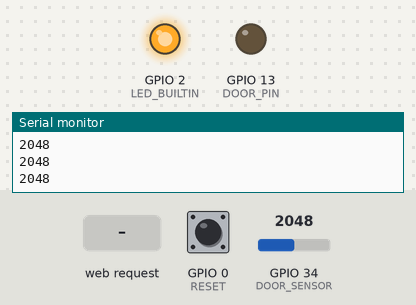
Bench run of a sketch on a simulated ESP32. Parts: output pins drawn as LEDs (lit = HIGH), the last lines printed to the serial monitor. The test bench sets the inputs (shaded band); at power-on: GPIO 0 (RESET) HIGH, GPIO 34 (DOOR_SENSOR) = 2048. WiFi joins after 1.5 s; servers stay silent unless stated; uploads are accepted with an empty reply.

Above: at 3.0 s.
3.1 s: HTTP request GET /close received
At 3.5 s:
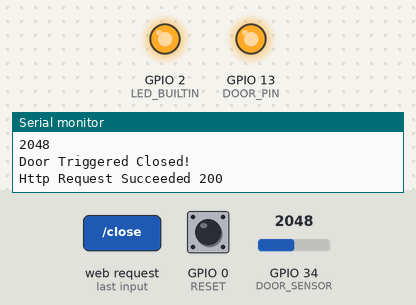
6.1 s: GPIO 0 (RESET) pulled LOW for 0.15 s
7.7 s: HTTP request GET /state received
9.2 s: GPIO 34 (DOOR_SENSOR) set to 107
10.7 s: GPIO 34 (DOOR_SENSOR) set to 95
At 11.8 s:
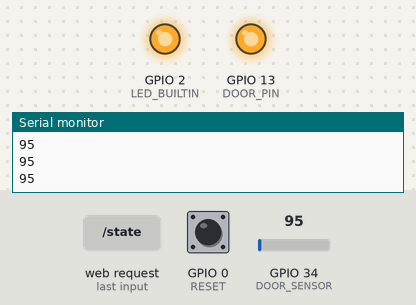
12.2 s: GPIO 34 (DOOR_SENSOR) set to 840
At 15.6 s:
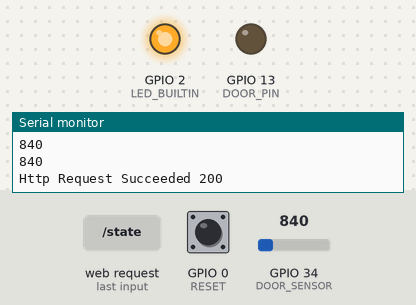
Timing chart, 0 to 16.2 s (numbered marks = the images above; inputs shaded):
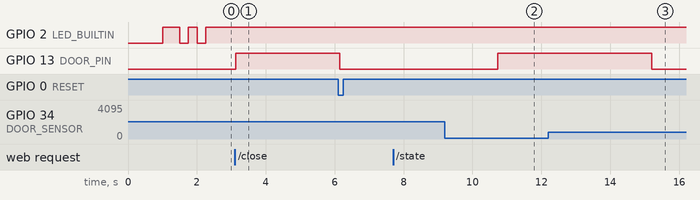

Measured:
- after the input at 3.1 s, GPIO 13 (DOOR_PIN): LOW → HIGH at once
- after the input at 10.7 s, GPIO 13 (DOOR_PIN): LOW → HIGH at once
- after the input at 12.2 s, GPIO 13 (DOOR_PIN): HIGH → LOW after 3.0 s

The sketch:

missiono2_esp32_doorlights.ino
```cpp
// Load Wi-Fi library
#include <Arduino.h>
#include <WiFi.h>
#include <ArduinoHttpClient.h>

#define LED 2

#define DOOR_SENSOR 34
#define DOOR_PIN 13
#define RESET 0

// Replace with your network credentials
const char* ssid = "Ozark Escape";
const char* password = "0zark3scap3";

// Set your Static IP address
// IMPORTANT: This must be unique or each arduino!
IPAddress local_IP(192, 168, 0, 90);

IPAddress gateway(192, 168, 0, 1); // may vary per router
IPAddress subnet(255, 255, 255, 0); // check cmd ipconfig to check
IPAddress primaryDNS(8, 8, 8, 8);    //optional
IPAddress secondaryDNS(8, 8, 4, 4);  //optional

char serverAddress[] = "192.168.0.11";  // hue bridge ip
int port = 80;
WiFiClient wifi;
HttpClient client = HttpClient(wifi, serverAddress, port); // hue connection
int status = WL_IDLE_STATUS;

// Set web server port number to 80
WiFiServer server(80);

void setup() {
  Serial.begin(9600);
  // Initialize pins
  pinMode(LED_BUILTIN, OUTPUT);
  pinMode(DOOR_PIN, OUTPUT);
  pinMode(DOOR_SENSOR, INPUT);
  pinMode(RESET, INPUT_PULLUP);
}

void httpRequest(String type, String url, String body) {
  if (type == "post") {
    client.post(url, "application/x-www-form-urlencoded", body);
  } else if ( type == "put" ) {
    client.put(url, "application/x-www-form-urlencoded", body);
  }
  int statusCode = client.responseStatusCode();
  String response = client.responseBody();
  if ( statusCode == 200 ) {
    Serial.println("Http Request Succeeded 200");
  } else {
    Serial.print( type + " [" + url + "] Connection Failed. Code: ");
    Serial.println(statusCode);
  }
}

void ChangeLight(String lightNum, String Body) {
  httpRequest("put","/api/fnxBRnbmb9MwNOKZsvvJl7Ex-hphqPLX4k8mAqA0/lights/" + lightNum + "/state",Body);
}

int doordelay = 0;
bool triggered = false;
bool triggeredonce = false;
void OpenDoor() {
  triggered = true;
  doordelay = millis() + 2000;
  Serial.println("Door Triggered Open!");
  //delay(1000);
  //ChangeLight("33","{\"on\":true,\"bri\":254,\"hue\":25000,\"sat\":140}");
  //ChangeLight("28","{\"on\":true,\"bri\":254,\"hue\":25000,\"sat\":140}");
  //delay(5000);
  //digitalWrite(DOOR_PIN, LOW);
}

void CloseDoor() {
  triggered = false;
  triggeredonce = false;
  Serial.println("Door Triggered Closed!");
  digitalWrite(DOOR_PIN, HIGH);
  ChangeLight("33","{\"on\":true,\"bri\":254,\"hue\":65535,\"sat\":254}");
  ChangeLight("28","{\"on\":true,\"bri\":254,\"hue\":65535,\"sat\":254}");
}

int valve_reading;
bool allowedtoclose = false;
int hold = 0;
int lastRead = 0;
void loop() {
  if (WiFi.status() == WL_CONNECTED) {
    listenForWifiClients();
    if (triggered && doordelay <= millis() && !triggeredonce) {
      digitalWrite(DOOR_PIN, LOW);
      ChangeLight("33","{\"on\":true,\"bri\":254,\"hue\":25000,\"sat\":140}");
      ChangeLight("28","{\"on\":true,\"bri\":254,\"hue\":25000,\"sat\":140}");
      triggeredonce = true;
    }
    valve_reading = analogRead(DOOR_SENSOR);
    Serial.println(valve_reading);
    if (valve_reading >= 800 && !triggered) {
      if (hold <= millis()) {
        OpenDoor();
      }
    } else if (valve_reading < 100 && triggered && allowedtoclose) {
        allowedtoclose = false;
        CloseDoor();
    } else {
      hold = millis() + 1000;
    }
    if (digitalRead(RESET) == LOW) {
      Serial.println("Magnet resetting, allowing to close.");
      allowedtoclose = true;
    }
  } else {
    attemptWifiConnection();
  }
}

String BasicHTML(String text) {
  String ptr = "HTTP/1.1 200 OK";
  ptr += "Content-Type: text/html\n";
  ptr += "Access-Control-Allow-Origin: *\n\n";
  ptr += text;
  return ptr;
}

// Actual request handler
void processRequest(WiFiClient& client, String requestStr) {
  // Send back different response based on request string
  if (requestStr.startsWith("GET /check")) {
    String status = (triggered) ? "triggered" : "not triggered";
    client.print(BasicHTML(status));
  } else if (requestStr.startsWith("GET /open")) {
    digitalWrite(DOOR_PIN, LOW);
    OpenDoor();
    Serial.println("ONLINE opened door");
    String status = "OPENED DOOR";
    client.print(BasicHTML(status));
  } else if (requestStr.startsWith("GET /close")) {
    CloseDoor();
    Serial.println("ONLINE closed door");
    String status = "CLOSED DOOR";
    client.print(BasicHTML(status));
  } else if (requestStr.startsWith("GET /reset")) {
    allowedtoclose = true;
    Serial.println("Remotely allowing door to close.");
    String status = "Door lock reset.";
    client.print(BasicHTML(status));
  } else {  // when ip is called with no request
    Serial.println("Polled.");
    client.println("HTTP/1.1 200 OK");
    client.println("Content-Type: text/html");
    client.println();
    client.println("<!DOCTYPE HTML>");
    client.println("<html>");
    client.println("<head>");
    client.println("<style>");
    client.println("body { background-color: #111111; font-family:Roboto }");
    client.println("h1 { color: #ffffff; }");
    client.println("h3 { color: #999999; }");
    client.println("</style>");
    client.println("</head>");
    client.println("<body {background-color: #111111;}>");
    client.println("<img src='https://static.wixstatic.com/media/6e6fcf_230f10c631da4717a2d87b0e96cd93f9~mv2_d_8001_4178_s_4_2.png/v1/crop/x_2,y_943,w_7999,h_2240/fill/w_489,h_137,al_c,q_85,usm_0.66_1.00_0.01,enc_auto/OE8_Primrary2_White.png' alt='Wix.com'>");
    client.println("<h1>Arduino to Escape Room Master</h1>");
    client.println("<h1>By Ryan</h1>");
    client.println("<h3>I'm working just fine.</h3>");
    client.println("<h3>Mission 02 Sliding Door.</h3>");
    client.println("<h3>/open - opens door</h3>");
    client.println("<h3>/close - closes door</h3>");
    client.println("<h3>/reset - allows door to close</h3>");
    client.println("<h3>/check - checks if door opened</h3>");
    client.println("</body>");
    client.println("</html>");
  }
}

// DO NOT TOUCH
// If having trouble connecting, signal may be weak.
int timeout = 0;
String requestStr;
void listenForWifiClients() {
  // listen for incoming clients
  WiFiClient client = server.available();
  if(!client)
  {
    return;
  }
  if (client) {
    // Grab the first HTTP header (GET /status HTTP/1.1)
    boolean firstLine = true;
    // an http request ends with a blank line
    boolean currentLineIsBlank = true;
    if (client.available()) {
      timeout = millis() + 10000;
      while (client.connected()) {
        char c = client.read();
        // if you've gotten to the end of the line (received a newline
        // character) and the line is blank, the http request has ended,
        // so you can send a reply
        if (millis() > timeout) {
          // didnt reach end of line, dont want to freeze.
          break;
        }
        if (c == '\n' && currentLineIsBlank) {
          processRequest(client, requestStr);
          //free(c);
          break;
        }
        if (c == '\n') {
          // you're starting a new line
          currentLineIsBlank = true;
          firstLine = false;
        } else if (c != '\r') {
          // you've gotten a character on the current line
          currentLineIsBlank = false;

          if (firstLine) {
            requestStr.concat(c);
          }
        }
      }
    }
    // give the web browser time to receive the data
    delay(5);  // change based off lag.
    // close the connection:
    requestStr = "";
    client.stop();
  }
}

void attemptWifiConnection() {
    // Configures static IP address
  if (!WiFi.config(local_IP, gateway, subnet, primaryDNS, secondaryDNS)) {
    Serial.println("STA Failed to configure, DHCP error! Using random assigned IP!");
    Serial.println("Please update router settings to allow DHCP and static IP.");
  }

  // Connect to Wi-Fi network with SSID and password
  Serial.print("\n\n\nConnecting to ");
  Serial.println(ssid);
  WiFi.mode(WIFI_STA);
  WiFi.setSleep(WIFI_PS_NONE);
  WiFi.begin(ssid, password);
  bool blink = false;
  int timeout = millis() + 10000;
  while ( !(WiFi.status() == WL_CONNECTED || timeout < millis() ) ) {
    delay(500);  // LED BLINKS WHEN TRYING TO CONNECT
    if (blink) {
      digitalWrite(LED_BUILTIN, HIGH);
      blink = false;
    } else {
      digitalWrite(LED_BUILTIN, LOW);
      blink = true;
    }
    Serial.print(".");
  }
  // Print local IP address and start web server
  if (WiFi.status() != WL_CONNECTED) {
    Serial.println("");
    Serial.println("WiFi Failed to connect. Retrying.");
  } else {
    Serial.println("");
    Serial.println("WiFi connected.");
    Serial.println("IP address: ");
    Serial.println(WiFi.localIP());
    server.begin();
    // BLINK A FEW TIMES FAST TO SIGNIFIY CONNECTION SUCCESS
    digitalWrite(LED_BUILTIN, LOW);
    delay(250);
    digitalWrite(LED_BUILTIN, HIGH);
    delay(250);
    digitalWrite(LED_BUILTIN, LOW);
    delay(250);
    digitalWrite(LED_BUILTIN, HIGH);
  }
}
```
